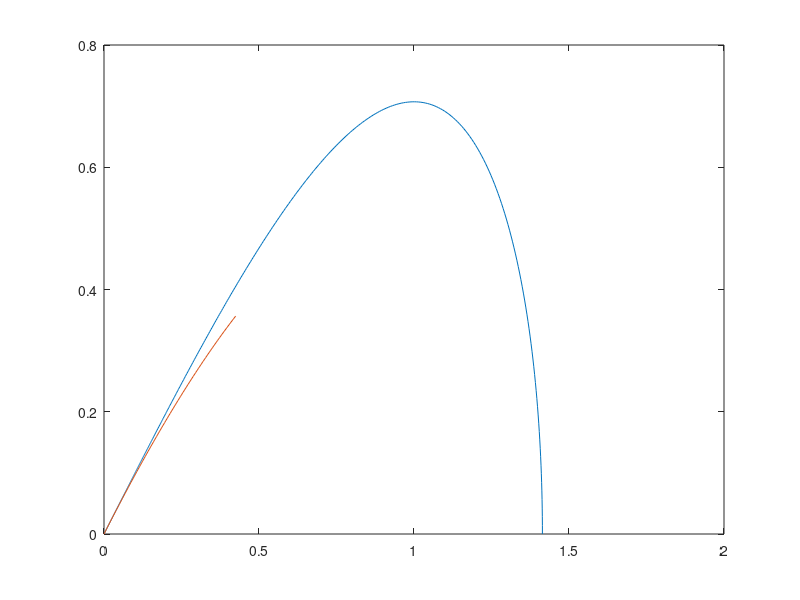

This figure's MATLAB source:
%Este programa se escribe sin acentos 
%Autor: Prof.Jaime Burgos Garcia
%Facultad de Ciencias Fisico Matematicas. Universidad Autonoma de Coahuila
%Asignatura: Topicos Selectos de Analisis Numerico
%Tema: El metodo de parametrizacion para variedades invariantes de puntos de equilibrio.
% Caso de la ecuacion de Duffing
clear 
close all
clc
format long
%Bloque de parametros iniciales 
N=21;  %Numero que define el orden de la aproximacion deseada. El orden es N-1
p0=[0 0]; %coordenadas del punto de equilibrio
lambda=1;%eigenvalor para la parte inestable/estable
p1=[1 1]; %coordenadas del vector asociado a la parte inestable/estable
P=zeros(N,2); %arreglo para almacenar los coeficientes de la variedad
P(1,:)=p0;%coordenadas del punto de equilibrio en el primer renglon
P(2,:)=p1;%coordenadas del vector en el segundo renglon
%%%%%%%%%%%%%%%%%%%%%%%%%%%%%%%%

for n = 3:N %ciclo para calcular los coeficientes de orden 2 y superior
   

%%%%%%%%%%%%% calculo del termino s_n-1
sum1=0;
sum2=0;

 for j=2:n-1 %ciclo que calcula el segundo sumando de s_n-1
 sum3=0;
    for k=1:j %ciclo que calcula los terminos a_j
         sum3=sum3+P(n+1-k,1)*P(k,1);
         
     end
  sum1=sum1+P(n+1-j,1)*sum3;
end

for k=2:n-1%ciclo que calcula el primer sumando de s_n-1
    
  sum2=sum2+P(n+1-k,1)*P(k,1);
end
    s=P(1,1)*sum2+sum1; %termino s_n-1
    
    %%%%%%%%%%%%%%%%%%%%%%%%%solucion de los sistemas lineales a cada paso
     M=[-(n-1)*lambda 1;1-3*(p0(1))^2 -(n-1)*lambda]; %matriz
     b=[0;s]; %vector derecho para el sistema
     P(n,:) = M\b; %solucion del sistema lineal
     %%%%%%%%%%%%%%%%%%%%%%%%%%%%%
end

P %desplega el arreglo de coeficientes

%%%%%%%%bloque de graficacion de resultados 
xp=flipud(P(:,1))';
yp=flipud(P(:,2))'; %coeficientes en forma ascendente
thetamin=0;
thetamax=0.5; %extremos del dominio para theta
theta=thetamin:1/100:thetamax; %discretizacion del dominio
xpv=polyval(xp,theta);
ypv=polyval(yp,theta); %evaluacion de los polinomios dados por las coordenadas
tmin=0;
tmax=0.5; %extremos del dominio para t
t=-37:1/100:0; %discretizacion del dominio
x = sqrt(2)*sech(t);
y = -sqrt(2)*sech(t).*tanh(t);%evaluacion de la variedad en el dominio de t

figure(1)
plot(x,y)
hold on 
plot(xpv,ypv)
%%%%%%%%%%%%%%%%%%%%%%%%%%%%%%%%%%%%%%%